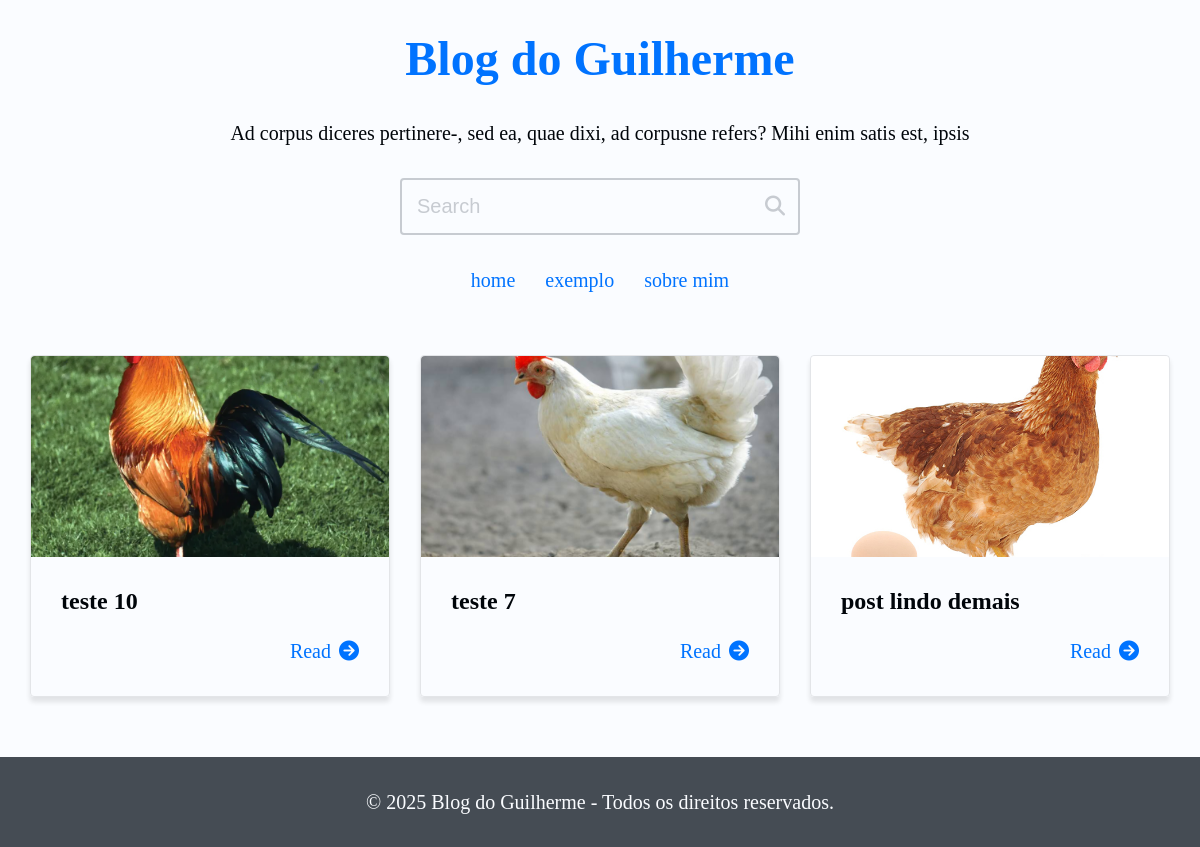
The page /category/python/ on the database its author committed.
### site_setup/models.py (models this page shows, shortened)
class SiteSetup(models.Model):
    class Meta:
        verbose_name = 'Setup'
        verbose_name_plural = 'Setup'
    title = models.CharField(max_length=65)
    description = models.CharField(max_length=255)
    show_header = models.BooleanField(default=True)
    show_search = models.BooleanField(default=True)
    show_menu = models.BooleanField(default=True)
    show_description = models.BooleanField(default=True)
    show_pagination = models.BooleanField(default=True)
    show_footer = models.BooleanField(default=True)
    favicon = models.ImageField(
        upload_to='assets/favicon/%Y/%m',
        blank=True, null=True,
        validators=[validate_png],  # Assuming validate_png is defined in utils/model_validators.py
        )

class MenuLink(models.Model):
    class Meta:
        verbose_name = 'Menu Link'
        verbose_name_plural = 'Menu Links'
    text = models.CharField(max_length=50)
    url_or_path = models.CharField(max_length=2048)
    new_tab = models.BooleanField(default=False)
    site_setup = models.ForeignKey(
        'SiteSetup', on_delete=models.CASCADE, blank=True, null=True,
        default=None, related_name='menu'
    )

### blog/models.py (models this page shows, shortened)
class Post(models.Model):
    class Meta:
        verbose_name = 'Post'
        verbose_name_plural = 'Posts'
    is_published = models.BooleanField(default=False)
    objects = PostManager()
    title = models.CharField(max_length=65,)
    slug = models.SlugField(
        unique=True, default="",
        null=False, blank=True, max_length=255
    )
    excerpt = models.CharField(max_length=150)
    is_published = models.BooleanField(
        default=False,
        help_text=(
            'Este campo precisará estar marcado '
            'para o post ser exibido publicamente.'
        ),
    )
    content = models.TextField()
    cover = models.ImageField(upload_to='posts/%Y/%m/', blank=True, default='')
    cover_in_post_content = models.BooleanField(
        default=True,
        help_text='Se marcado, exibirá a capa dentro do post.',
    )
    created_at = models.DateTimeField(auto_now_add=True)
    created_by = models.ForeignKey(
        User,
        on_delete=models.SET_NULL,
        blank=True, null=True,
        related_name='post_created_by'
    )
    updated_at = models.DateTimeField(auto_now=True)
    updated_by = models.ForeignKey(
        User,
        on_delete=models.SET_NULL,
        blank=True, null=True,
        related_name='post_updated_by'
    )
    category = models.ForeignKey(
        Category, on_delete=models.SET_NULL, null=True, blank=True,
        default=None,
    )
    tags = models.ManyToManyField(Tag, blank=True, default='')
    def get_absolute_url(self):
        if not self.is_published:
            return reverse("blog:index")
        return reverse("blog:post", kwargs={"slug": self.slug,})

### blog/views.py (the view)
# urls.py: path('category/<slug:slug>/', CategoryListView.as_view(), name='category'),
class CategoryListView(PostListView):
    allow_empty = False
    def get_queryset(self) -> QuerySet[Any]:
        return super().get_queryset().filter(category__slug=self.kwargs.get('slug'))
    def get_context_data(self, **kwargs):
        ctx = super().get_context_data(**kwargs)
        page_title = f'{self.object_list[0].category.name} - '
        ctx.update({'page_title': page_title})
        return ctx

### blog/views.py (called while the page is built)
    def get_context_data(self, **kwargs):
        context = super().get_context_data(**kwargs)
        context.update({
            'page_title': 'Home - ',
        })
        return context

### site_setup/context_processors.py (called while the page is built)
def context_processor_example(request):
    return {
        'example': 'Veio do context processor (example)'
    }

def site_setup(request):
    setup = SiteSetup.objects.order_by('-id').first()
    return {
        'site_setup': setup,
    }

### blog/templates/blog/pages/index.html
{% extends 'blog/base.html' %}
{% block content %}
  <main class="main-content section-wrapper">
    <div class="section-content-wide">
      <div class="section-gap">
        {% if posts %}
          <div class="card-grid">
            {% for post in posts %}
              {% include 'blog/partials/_post-card.html' with i=forloop.counter0 %}
            {% endfor %}
          </div>
        {% else %}
          <div class="not-found center">
            <h1>No posts found</h1>
            <p>It seems we couldn't find any posts matching your criteria.
              <a href="{% url "blog:index" %}">Home</a>
            </p>
        {% endif %}
      </div>
    </div>
  </main>
{% endblock content %}

### blog/templates/blog/partials/_header.html (shortened to what this page needs)
<header class="header section-wrapper">
  <div class="section-content-wide">
    <div class="section-gap">
      <h1 class="blog-title center pb-base">
        <a class="blog-link" href="/">{{ site_setup.title }}</a>
      </h1>
      {% if site_setup.show_description %}
            <p class="blog-description pb-base center">{{ site_setup.description }}</p>
      {% endif %}
      {% if site_setup.show_search %}
        <div class="search pb-base center">
          <form class="search-form" action="{% url "blog:search" %}" method="get">
            <div class="search-content">
              <input
                class="search-input"
                type="search"
                name="search"
                id="search-input"
                placeholder="Search"
                value="{{ search_value }}"
                required
              >
              <button class="search-btn" type="submit" aria-labelledby="search-label">
                <i class="fa fa-search"></i>
              </button>
            </div>
          </form>
        </div>
      {% endif %}
      {% if site_setup.show_menu %}
        <nav class="menu">
          <ul class="menu-items">
            {% for link in site_setup.menu.all %}
              <li class="menu-item">
                {% if link.new_tab %}
                  <a target="_blank" class="menu-link" href="{{ link.url_or_path }}">
                    {{ link.text }}
                  </a>
              {% else %}
                  <a class="menu-link" href="{{ link.url_or_path }}">
                    {{ link.text }}
                  </a>
                {% endif %}
              </li>
            {% endfor %}
          </ul>
        </nav>
      {% endif %}
    </div>
  </div>
</header>

### blog/templates/blog/partials/_post-card.html (shortened to what this page needs)
<article class="card">
  {% if post.cover %}
    <div class="card-cover-wrapper">
      <a href="{{ post.get_absolute_url }}" class="card-cover-link">
        <img
          class="card-cover"
          loading="lazy"
          src="{{ post.cover.url }}"
          alt="Cover do post {{ post.title }}"
        >
      </a>
    </div>
  {% endif %}
  <div class="card-text-wrapper">
    <div class="card-title-wrapper">
      <h2 class="card-title">
        <a href="{{ post.get_absolute_url }}" class="card-title-link">
          {{ post.title }}
        </a>
      </h2>
    </div>
    <div class="card-content-wrapper">
      <div class="card-actions">
        <a class="card-action-link" href="{{ post.get_absolute_url }}">
          <span>Read</span>
          <i class="fa-solid fa-circle-arrow-right"></i>
        </a>
      </div>
    </div>
  </div>
</article>

### blog/templates/blog/partials/_footer.html (shortened to what this page needs)
<footer class="footer section-wrapper mt-base ">
  <div class="section-content-wide">
    <div class="section-gap">
      <div class="center">
        <a href="#"> © {% now "Y" %} {{ site_setup.title }} - Todos os direitos reservados. </a>
      </div>
    </div>
  </div>
</footer>

### blog/static/blog/css/remedy.css (style rules this page uses)
html { line-sizing: normal; }
body { margin: 0; }
h1 { font-size: 2rem; }
h2 { font-size: 1.5rem; }
h1 { margin: 0.67em 0; }
img, svg, video, canvas, audio, iframe, embed, object { display: block; vertical-align: middle; max-width: 100%; }
img, svg, video, canvas { height: auto; }
img { border-style: none; }
article, aside, details, figcaption, figure, footer, header, hgroup, main, nav, section { display: block; }

### rows shown on the page
SiteSetup: title "Blog do Guilherme", description "Ad corpus diceres pertinere-, sed ea, quae dixi, ad corpusne refers? Mihi enim satis est, ipsis"
MenuLink: text "home"
MenuLink: text "exemplo"
MenuLink: text "sobre mim"
Post: cover (picture), title "teste 10"
Post: cover (picture), title "teste 7"
Post: cover (picture), title "post lindo demais"
